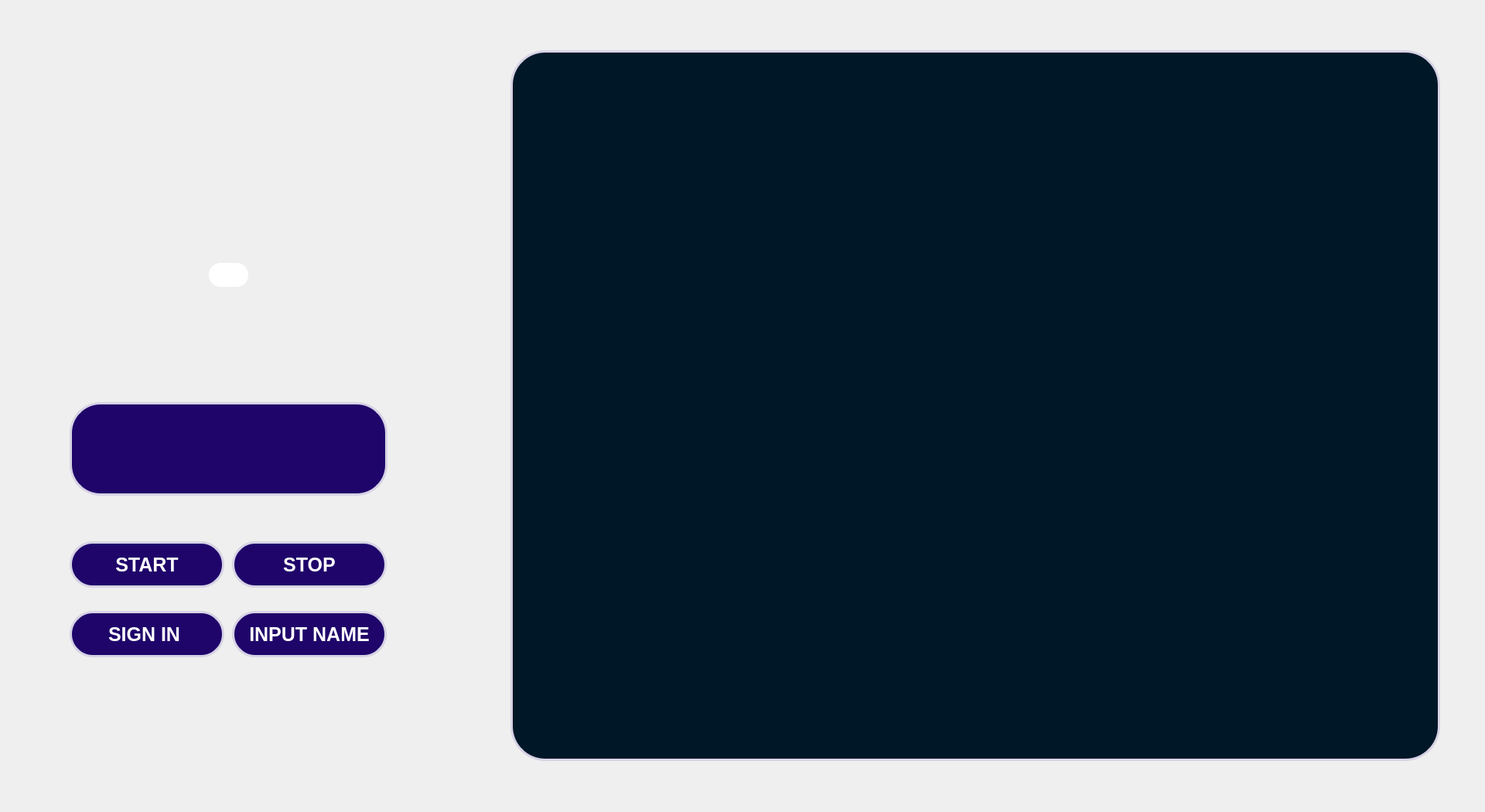
<?xml version="1.0" encoding="UTF-8"?>
<ui version="4.0">
 <class>Form</class>
 <widget class="QWidget" name="Form">
  <property name="geometry">
   <rect>
    <x>0</x>
    <y>0</y>
    <width>1920</width>
    <height>1050</height>
   </rect>
  </property>
  <property name="windowTitle">
   <string>Form</string>
  </property>
  <widget class="QLabel" name="label">
   <property name="geometry">
    <rect>
     <x>0</x>
     <y>0</y>
     <width>1920</width>
     <height>1050</height>
    </rect>
   </property>
   <property name="text">
    <string/>
   </property>
   <property name="pixmap">
    <pixmap>back1920x1050.png</pixmap>
   </property>
   <property name="scaledContents">
    <bool>true</bool>
   </property>
  </widget>
  <widget class="QPushButton" name="SHOW">
   <property name="geometry">
    <rect>
     <x>90</x>
     <y>700</y>
     <width>200</width>
     <height>60</height>
    </rect>
   </property>
   <property name="font">
    <font>
     <pointsize>-1</pointsize>
     <bold>true</bold>
    </font>
   </property>
   <property name="whatsThis">
    <string>&lt;html&gt;&lt;head/&gt;&lt;body&gt;&lt;p&gt;&lt;span style=&quot; color:#fdfdfd;&quot;&gt;SHOW&lt;/span&gt;&lt;/p&gt;&lt;/body&gt;&lt;/html&gt;</string>
   </property>
   <property name="styleSheet">
    <string notr="true">border-radius: 30px;
background-color: #1f056a;
border: 3px solid #d7d3e5;
color: white;
font-size: 25px
</string>
   </property>
   <property name="text">
    <string>START</string>
   </property>
   <property name="iconSize">
    <size>
     <width>16</width>
     <height>16</height>
    </size>
   </property>
  </widget>
  <widget class="QPushButton" name="inputButton">
   <property name="geometry">
    <rect>
     <x>300</x>
     <y>790</y>
     <width>200</width>
     <height>60</height>
    </rect>
   </property>
   <property name="font">
    <font>
     <pointsize>-1</pointsize>
     <bold>true</bold>
    </font>
   </property>
   <property name="whatsThis">
    <string>&lt;html&gt;&lt;head/&gt;&lt;body&gt;&lt;p&gt;&lt;span style=&quot; color:#fdfdfd;&quot;&gt;SHOW&lt;/span&gt;&lt;/p&gt;&lt;/body&gt;&lt;/html&gt;</string>
   </property>
   <property name="styleSheet">
    <string notr="true">border-radius: 30px;
background-color: #1f056a;
border: 3px solid #d7d3e5;
color: white;
font-size: 25px
</string>
   </property>
   <property name="text">
    <string>INPUT NAME</string>
   </property>
   <property name="iconSize">
    <size>
     <width>16</width>
     <height>16</height>
    </size>
   </property>
  </widget>
  <widget class="QPushButton" name="Break">
   <property name="geometry">
    <rect>
     <x>300</x>
     <y>700</y>
     <width>200</width>
     <height>60</height>
    </rect>
   </property>
   <property name="font">
    <font>
     <pointsize>-1</pointsize>
     <bold>true</bold>
    </font>
   </property>
   <property name="whatsThis">
    <string>&lt;html&gt;&lt;head/&gt;&lt;body&gt;&lt;p&gt;&lt;span style=&quot; color:#fdfdfd;&quot;&gt;SHOW&lt;/span&gt;&lt;/p&gt;&lt;/body&gt;&lt;/html&gt;</string>
   </property>
   <property name="styleSheet">
    <string notr="true">border-radius: 30px;
background-color: #1f056a;
border: 3px solid #d7d3e5;
color: white;
font-size: 25px
</string>
   </property>
   <property name="text">
    <string>STOP</string>
   </property>
   <property name="iconSize">
    <size>
     <width>16</width>
     <height>16</height>
    </size>
   </property>
  </widget>
  <widget class="QPushButton" name="signin">
   <property name="geometry">
    <rect>
     <x>90</x>
     <y>790</y>
     <width>200</width>
     <height>60</height>
    </rect>
   </property>
   <property name="font">
    <font>
     <pointsize>-1</pointsize>
     <bold>true</bold>
    </font>
   </property>
   <property name="whatsThis">
    <string>&lt;html&gt;&lt;head/&gt;&lt;body&gt;&lt;p&gt;&lt;span style=&quot; color:#fdfdfd;&quot;&gt;SHOW&lt;/span&gt;&lt;/p&gt;&lt;/body&gt;&lt;/html&gt;</string>
   </property>
   <property name="styleSheet">
    <string notr="true">border-radius: 30px;
background-color: #1f056a;
border: 3px solid #d7d3e5;
color: white;
font-size: 25px
</string>
   </property>
   <property name="text">
    <string>SIGN IN </string>
   </property>
   <property name="iconSize">
    <size>
     <width>16</width>
     <height>16</height>
    </size>
   </property>
  </widget>
  <widget class="QLabel" name="label_2">
   <property name="geometry">
    <rect>
     <x>170</x>
     <y>230</y>
     <width>251</width>
     <height>231</height>
    </rect>
   </property>
   <property name="styleSheet">
    <string notr="true">background-color: rgb(5, 20, 67)rgb(4, 14, 52)</string>
   </property>
   <property name="text">
    <string/>
   </property>
   <property name="pixmap">
    <pixmap>whitepanda.png</pixmap>
   </property>
   <property name="scaledContents">
    <bool>true</bool>
   </property>
   <property name="wordWrap">
    <bool>false</bool>
   </property>
  </widget>
  <widget class="QLabel" name="label_3">
   <property name="geometry">
    <rect>
     <x>90</x>
     <y>520</y>
     <width>411</width>
     <height>121</height>
    </rect>
   </property>
   <property name="styleSheet">
    <string notr="true">border-radius: 40px;
background-color: #1f056a;
border: 3px solid #d7d3e5;
color: white;
font-size: 25px</string>
   </property>
   <property name="text">
    <string/>
   </property>
  </widget>
  <widget class="QLineEdit" name="TEXT">
   <property name="geometry">
    <rect>
     <x>110</x>
     <y>550</y>
     <width>371</width>
     <height>61</height>
    </rect>
   </property>
   <property name="font">
    <font>
     <pointsize>15</pointsize>
     <bold>true</bold>
    </font>
   </property>
   <property name="styleSheet">
    <string notr="true">background-color: rgb(31, 5, 106);
color: white;
border: 0px</string>
   </property>
   <property name="text">
    <string/>
   </property>
  </widget>
  <widget class="QLabel" name="imgLabel">
   <property name="geometry">
    <rect>
     <x>660</x>
     <y>65</y>
     <width>1202</width>
     <height>919</height>
    </rect>
   </property>
   <property name="styleSheet">
    <string notr="true">border-radius: 45px;
background-color: #001728;
border: 3px solid #d7d3e5;
color: white;
font-size: 25px</string>
   </property>
   <property name="text">
    <string/>
   </property>
   <property name="pixmap">
    <pixmap>../backhihi.png</pixmap>
   </property>
   <property name="scaledContents">
    <bool>true</bool>
   </property>
  </widget>
  <widget class="QPushButton" name="warmup">
   <property name="geometry">
    <rect>
     <x>270</x>
     <y>340</y>
     <width>51</width>
     <height>31</height>
    </rect>
   </property>
   <property name="font">
    <font>
     <pointsize>-1</pointsize>
     <bold>true</bold>
    </font>
   </property>
   <property name="styleSheet">
    <string notr="true">border-radius: 15px;
background-color: rgb(255, 255, 255);

color: white;
font-size: 25px</string>
   </property>
   <property name="text">
    <string/>
   </property>
  </widget>
 </widget>
 <resources/>
 <connections/>
</ui>
